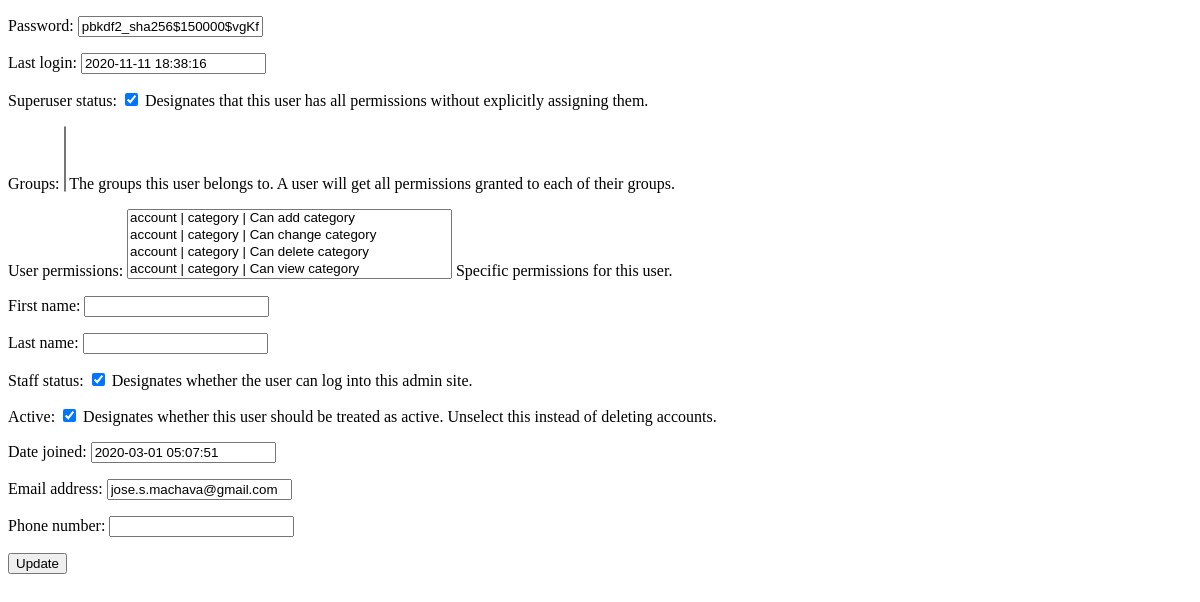
/dashboard/user/14/update, run on an earlier commit of the app's database.
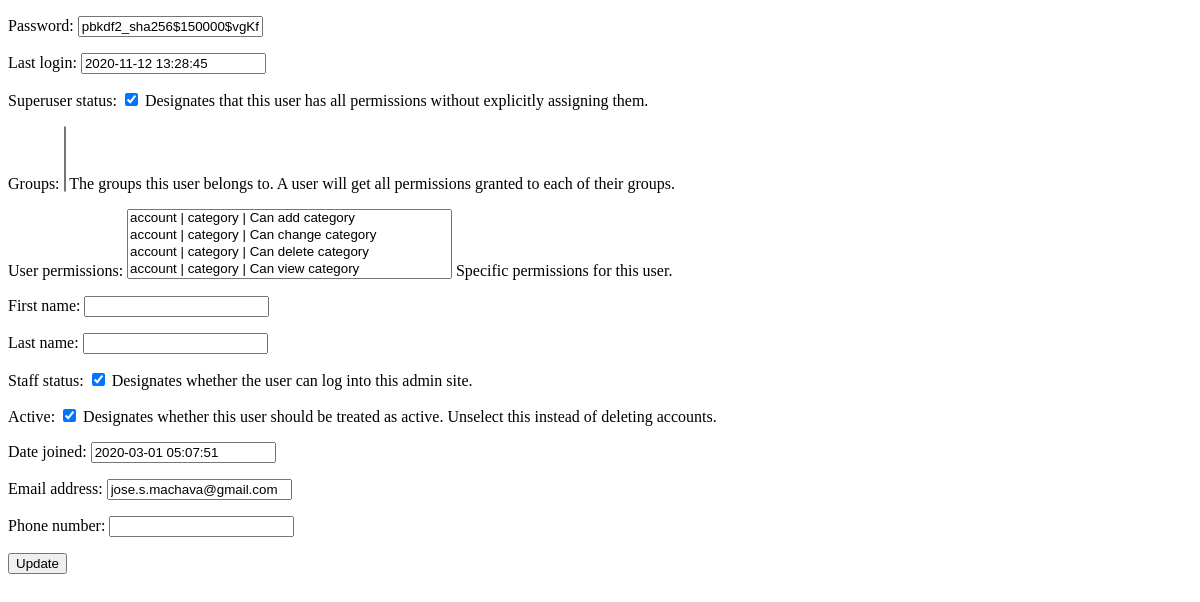
And on a later commit of the database.
### account/models.py (models this page shows)
class User(AbstractUser):
    username = None
    email = models.EmailField(_('email address'), unique=True)
    phone_regex = RegexValidator(regex=r'^\+?258?\d{9,13}$',
                                 message="O número de telefone deve ser digitado no formato: '+258849293949'. São permitidos até 13 dígitos.")
    phone_number = models.CharField(validators=[phone_regex], max_length=13, blank=True)  # validators should be a list
    USERNAME_FIELD = 'email'
    REQUIRED_FIELDS = []
    objects = UserManager()

### dashboard/views.py (the view, shortened to what this page needs)
# urls.py: path('user/<int:pk>/update', views.UserUpdateView.as_view(),
class UserUpdateView(UpdateView):
    model = User
    template_name = 'dashboard/user/update.html'
    context_object_name = 'user'
    fields = "__all__"

### price/templates/dashboard/user/update.html (shortened to what this page needs)
<!DOCTYPE html>
<html lang="en">
<head>
</head>
<body>
<form method="post">
    {{form.as_p}}
    <button type="submit" class="btn btn-success">Update</button>
</form>
</body>
</html>

What changed in the data, as far as the page shows it:
changed User "pbkdf2_sha256$150000$vgKfhSAt1lPi$IEdTcyP40U8BH5SdJQX8oywm3qLsiY3LbZGfinZusqI=": last_login "2020-11-11 18:38:16" → "2020-11-12 13:28:45"
